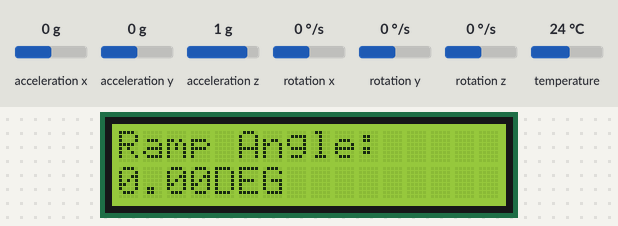
This sketch was run on a simulated Arduino Uno, built with avr-gcc and run on an emulated ATmega328P. Shown: 16×2 character LCD. The test bench sets the inputs (shaded band); at power-on: acceleration x 0 g, acceleration z 1 g, acceleration y 0 g, rotation x 0 °/s, rotation y 0 °/s, rotation z 0 °/s, temperature 24 °C. What the sketch prints to the serial monitor is not drawn.

Above: at 2.0 s.
2.1 s: acceleration x set to -1.4 g
At 3.0 s:
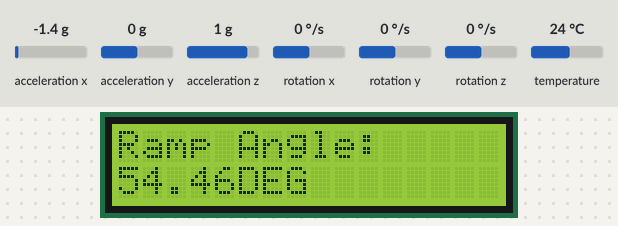
3.6 s: acceleration z set to -1.4 g
At 4.8 s:
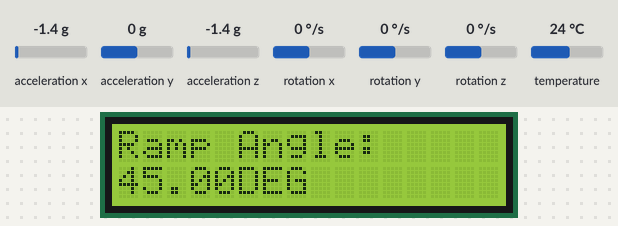
5.1 s: acceleration y set to -1.4 g
At 6.3 s:
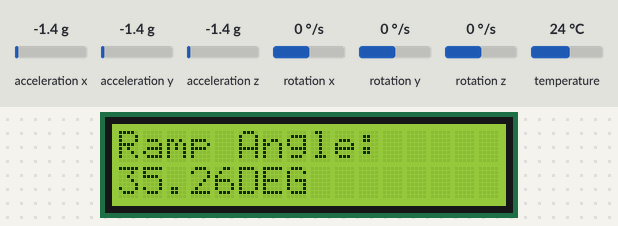
6.6 s: acceleration x set to -0.8 g
At 7.8 s:
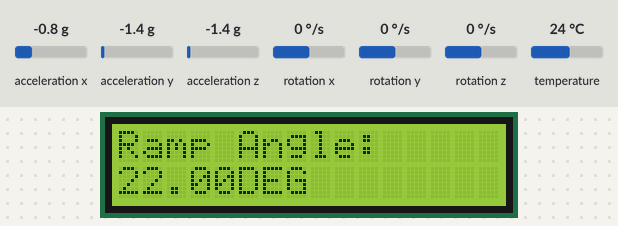
8.1 s: acceleration y set to -0.8 g
At 8.6 s:
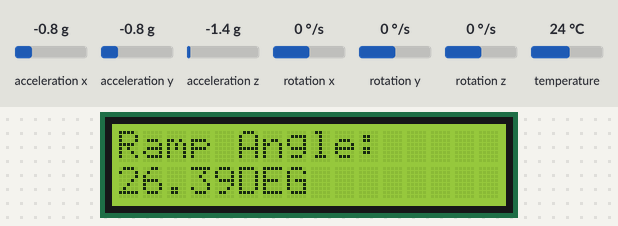
Timing chart, 0 to 10.6 s (numbered marks = the images above; inputs shaded):
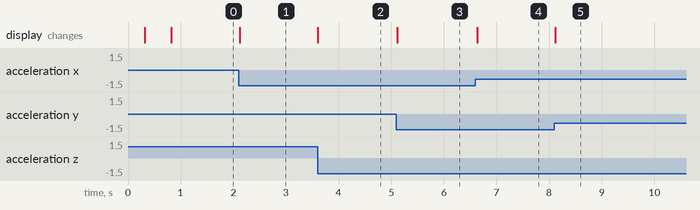

The sketch:

MPU_Test.ino
```cpp
#include <string.h>
#include <LiquidCrystal.h>
#include <Adafruit_MPU6050.h>
#include <Adafruit_Sensor.h>
#include <Wire.h>

// // LCD
// LCD control pins
const int
  REGISTER_SELECT = 8,
  ENABLE = 9,
  DB4 = 4,
  DB5 = 5,
  DB6 = 6,
  DB7 = 7;
// Initialize the LCD
LiquidCrystal lcd(REGISTER_SELECT, ENABLE, DB4, DB5, DB6, DB7);

// ------------------------------------------------
// ------------------------------------------------

// // Accelerometer

// Var definitions
// Vars for storing raw accelerometer data
float
  accel_x,  // X-axis raw acceleration data
  accel_y,  // Y-axis raw acceleration data
  accel_z;  // Z-axis raw acceleration data

// Vars for storing calculated roll and pitch
double
  roll = 0,   // Calculated roll angle
  pitch = 0;  // Calculated pitch angle

// String vars for LCD printing
char messageSer[15] = "";  // Final message to be printed to the serial monitor
char message[15] = "";     // Final message to be printed on LCD
char angle[10] = "";       // Buffer for string representation of the pitch angle

// Initialise the accelerometer
Adafruit_MPU6050 mpu;

// ------------------------------------------------
// ------------------------------------------------

// Function to calculate roll and pitch from accelerometer data
void calculateRollPitch(float x, float y, float z) {
  double x_Buff = (double)x;
  double y_Buff = (double)y;
  double z_Buff = (double)z;

  double rad2deg = (double)180 / (double)PI;

  roll = atan2(y_Buff, z_Buff) * rad2deg;
  // pitch = atan2((-x_Buff), sqrt(y_Buff * y_Buff + z_Buff * z_Buff)) * rad2deg * (double)-1.00;
  pitch = atan2((-x_Buff), sqrt(y_Buff * y_Buff + z_Buff * z_Buff)) * rad2deg;
}

// Function to calculate pitch from MPU accelerometer data and return the calculated value
float calcPitch(const float x, const float y, const float z) {
  // Store accelerometer data for each axis as a double
  double x_Buff = (double)x;
  double y_Buff = (double)y;
  double z_Buff = (double)z;

  double rad2deg = (double)180 / (double)PI;                                           // Convert the output of the formula used to degrees
  float result = atan2((-x_Buff), sqrt(y_Buff * y_Buff + z_Buff * z_Buff)) * rad2deg;  // Calculate pitch in degrees from accelerometer data

  return result;  // Return calculated pitch in degrees
}

// Function to display the ramp angle on the LCD
void displayAngle(const float angle) {
  lcd.setCursor(0, 1);  // Set cursor to the first character of the second row
  lcd.print(angle, 2);  // Print the angle to two decimal places
  lcd.print("DEG   ");  // Print units and clearing space
}

void setup(void) {
  // Initialize the LCD
  lcd.begin(16, 2);     // Set up the LCD with 16 columns and 2 rows
  lcd.setCursor(0, 0);  // Set cursor to the first character of the first row
  lcd.print("Looking for MPU");

  delay(250);

  // Start Serial Comms
  Serial.begin(115200);

  // Clear lines to indicate new data
  Serial.println("");
  Serial.println("");

  // Try to initialize MPU
  if (!mpu.begin()) {
    Serial.println("Failed to find MPU6050");
    while (1) {
      delay(10);
    }
  }
  Serial.println("MPU6050 Found!");
  Serial.println("");  // Clear line to seperate MPU status print from data print
  lcd.print("MPU6050 Found!");

  // set accelerometer range to +-16G
  mpu.setAccelerometerRange(MPU6050_RANGE_16_G);
  // set gyro range to +- 500 deg/s
  mpu.setGyroRange(MPU6050_RANGE_500_DEG);
  // set filter bandwidth to 10 Hz
  mpu.setFilterBandwidth(MPU6050_BAND_10_HZ);

  delay(500);
  lcd.clear();
  lcd.setCursor(0, 0);       // Set cursor to the first character of the first row
  lcd.print("Ramp Angle:");  // Print "Ramp Angle" text on the first line
}

void loop() {
  /* Get new sensor events with the readings */
  sensors_event_t a, g, temp;
  mpu.getEvent(&a, &g, &temp);

  accel_x = a.acceleration.x;
  accel_y = a.acceleration.y;
  accel_z = a.acceleration.z;

  pitch = calcPitch(accel_x, accel_y, accel_z);

  strcpy(messageSer, "Angle: ");
  dtostrf(pitch, 2, 2, angle);
  strcpy(message, angle);
  strcat(message, "DEG");
  strcat(messageSer, message);

  /* Print out the values */
  // Serial.print(a.acceleration.x);
  // Serial.print(",");
  // Serial.print(a.acceleration.y);
  // Serial.print(",");
  // Serial.print(a.acceleration.z);
  // Serial.print(",");
  // Serial.print(pitch);
  // // Serial.print(",");
  // // Serial.print(roll);
  // // Serial.print(", ");
  // // Serial.print(g.gyro.x);
  // // Serial.print(",");
  // // Serial.print(g.gyro.y);
  // // Serial.print(",");
  // // Serial.print(g.gyro.z);
  // Serial.println("");
  Serial.println(messageSer);

  // lcd.setCursor(0, 1);  // Set cursor to the first character of the second row
  // lcd.print(message);   // Print ramp angle
  displayAngle(pitch);

  delay(25);
}
```

Measured:
- after the input at 2.1 s, the display: changes at once (image 1)
- after the input at 3.6 s, the display: changes at once (image 2)
- after the input at 5.1 s, the display: changes at once (image 3)
- after the input at 6.6 s, the display: changes at once (image 4)
- after the input at 8.1 s, the display: changes at once (image 5)
